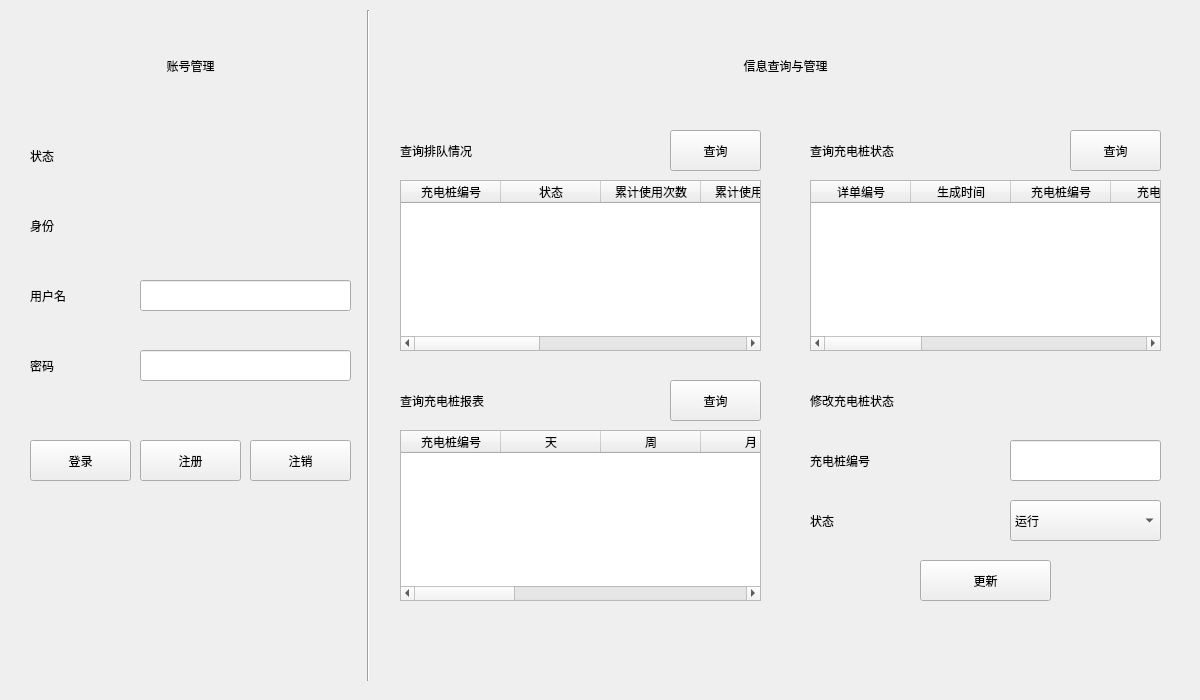
<?xml version="1.0" encoding="UTF-8"?>
<ui version="4.0">
 <class>Form</class>
 <widget class="QWidget" name="Form">
  <property name="geometry">
   <rect>
    <x>0</x>
    <y>0</y>
    <width>1200</width>
    <height>700</height>
   </rect>
  </property>
  <property name="minimumSize">
   <size>
    <width>1200</width>
    <height>700</height>
   </size>
  </property>
  <property name="maximumSize">
   <size>
    <width>1200</width>
    <height>700</height>
   </size>
  </property>
  <property name="mouseTracking">
   <bool>false</bool>
  </property>
  <property name="windowTitle">
   <string>充电计费管理员客户端</string>
  </property>
  <property name="autoFillBackground">
   <bool>false</bool>
  </property>
  <widget class="QWidget" name="account" native="true">
   <property name="geometry">
    <rect>
     <x>20</x>
     <y>10</y>
     <width>341</width>
     <height>671</height>
    </rect>
   </property>
   <property name="cursor">
    <cursorShape>ArrowCursor</cursorShape>
   </property>
   <property name="mouseTracking">
    <bool>false</bool>
   </property>
   <property name="autoFillBackground">
    <bool>true</bool>
   </property>
   <widget class="QLabel" name="l2">
    <property name="geometry">
     <rect>
      <x>110</x>
      <y>40</y>
      <width>121</width>
      <height>31</height>
     </rect>
    </property>
    <property name="text">
     <string>账号管理</string>
    </property>
    <property name="alignment">
     <set>Qt::AlignCenter</set>
    </property>
   </widget>
   <widget class="QLabel" name="l3">
    <property name="geometry">
     <rect>
      <x>10</x>
      <y>130</y>
      <width>61</width>
      <height>31</height>
     </rect>
    </property>
    <property name="text">
     <string>状态</string>
    </property>
   </widget>
   <widget class="QLabel" name="l4">
    <property name="geometry">
     <rect>
      <x>10</x>
      <y>200</y>
      <width>61</width>
      <height>31</height>
     </rect>
    </property>
    <property name="text">
     <string>身份</string>
    </property>
   </widget>
   <widget class="QLabel" name="l5">
    <property name="geometry">
     <rect>
      <x>10</x>
      <y>270</y>
      <width>71</width>
      <height>31</height>
     </rect>
    </property>
    <property name="text">
     <string>用户名</string>
    </property>
   </widget>
   <widget class="QLabel" name="l1">
    <property name="geometry">
     <rect>
      <x>10</x>
      <y>340</y>
      <width>71</width>
      <height>31</height>
     </rect>
    </property>
    <property name="text">
     <string>密码</string>
    </property>
   </widget>
   <widget class="QLineEdit" name="userName">
    <property name="geometry">
     <rect>
      <x>120</x>
      <y>270</y>
      <width>211</width>
      <height>31</height>
     </rect>
    </property>
   </widget>
   <widget class="QLineEdit" name="password">
    <property name="geometry">
     <rect>
      <x>120</x>
      <y>340</y>
      <width>211</width>
      <height>31</height>
     </rect>
    </property>
   </widget>
   <widget class="QLabel" name="userState">
    <property name="geometry">
     <rect>
      <x>120</x>
      <y>130</y>
      <width>171</width>
      <height>31</height>
     </rect>
    </property>
    <property name="text">
     <string></string>
    </property>
   </widget>
   <widget class="QLabel" name="userIdentity">
    <property name="geometry">
     <rect>
      <x>120</x>
      <y>200</y>
      <width>171</width>
      <height>31</height>
     </rect>
    </property>
    <property name="text">
     <string></string>
    </property>
   </widget>
   <widget class="QPushButton" name="logoutBtn">
    <property name="geometry">
     <rect>
      <x>230</x>
      <y>430</y>
      <width>101</width>
      <height>41</height>
     </rect>
    </property>
    <property name="text">
     <string>注销</string>
    </property>
   </widget>
   <widget class="QPushButton" name="loginBtn">
    <property name="geometry">
     <rect>
      <x>10</x>
      <y>430</y>
      <width>101</width>
      <height>41</height>
     </rect>
    </property>
    <property name="text">
     <string>登录</string>
    </property>
   </widget>
   <widget class="QPushButton" name="registBtn">
    <property name="geometry">
     <rect>
      <x>120</x>
      <y>430</y>
      <width>101</width>
      <height>41</height>
     </rect>
    </property>
    <property name="text">
     <string>注册</string>
    </property>
   </widget>
  </widget>
  <widget class="QWidget" name="info" native="true">
   <property name="geometry">
    <rect>
     <x>380</x>
     <y>10</y>
     <width>811</width>
     <height>671</height>
    </rect>
   </property>
   <widget class="QLabel" name="label">
    <property name="geometry">
     <rect>
      <x>320</x>
      <y>40</y>
      <width>171</width>
      <height>31</height>
     </rect>
    </property>
    <property name="text">
     <string>信息查询与管理</string>
    </property>
    <property name="alignment">
     <set>Qt::AlignCenter</set>
    </property>
   </widget>
   <widget class="QWidget" name="queue" native="true">
    <property name="geometry">
     <rect>
      <x>10</x>
      <y>110</y>
      <width>381</width>
      <height>241</height>
     </rect>
    </property>
    <widget class="QLabel" name="label_2">
     <property name="geometry">
      <rect>
       <x>10</x>
       <y>10</y>
       <width>141</width>
       <height>41</height>
      </rect>
     </property>
     <property name="text">
      <string>查询排队情况</string>
     </property>
    </widget>
    <widget class="QPushButton" name="queueBtn">
     <property name="geometry">
      <rect>
       <x>280</x>
       <y>10</y>
       <width>91</width>
       <height>41</height>
      </rect>
     </property>
     <property name="text">
      <string>查询</string>
     </property>
    </widget>
    <widget class="QTableWidget" name="queueTable">
     <property name="geometry">
      <rect>
       <x>10</x>
       <y>60</y>
       <width>361</width>
       <height>171</height>
      </rect>
     </property>
     <column>
      <property name="text">
       <string>充电桩编号</string>
      </property>
     </column>
     <column>
      <property name="text">
       <string>状态</string>
      </property>
     </column>
     <column>
      <property name="text">
       <string>累计使用次数</string>
      </property>
     </column>
     <column>
      <property name="text">
       <string>累计使用时间</string>
      </property>
     </column>
     <column>
      <property name="text">
       <string>累计充电电量</string>
      </property>
     </column>
     <column>
      <property name="text">
       <string>累计充电费用</string>
      </property>
     </column>
     <column>
      <property name="text">
       <string>累计服务费用</string>
      </property>
     </column>
     <column>
      <property name="text">
       <string>累计费用</string>
      </property>
     </column>
    </widget>
   </widget>
   <widget class="QWidget" name="pileStateSearch" native="true">
    <property name="geometry">
     <rect>
      <x>420</x>
      <y>110</y>
      <width>371</width>
      <height>241</height>
     </rect>
    </property>
    <widget class="QLabel" name="label_3">
     <property name="geometry">
      <rect>
       <x>10</x>
       <y>10</y>
       <width>171</width>
       <height>41</height>
      </rect>
     </property>
     <property name="text">
      <string>查询充电桩状态</string>
     </property>
    </widget>
    <widget class="QPushButton" name="pileStateBtn">
     <property name="geometry">
      <rect>
       <x>270</x>
       <y>10</y>
       <width>91</width>
       <height>41</height>
      </rect>
     </property>
     <property name="text">
      <string>查询</string>
     </property>
    </widget>
    <widget class="QTableWidget" name="pileStateTable">
     <property name="geometry">
      <rect>
       <x>10</x>
       <y>60</y>
       <width>351</width>
       <height>171</height>
      </rect>
     </property>
     <column>
      <property name="text">
       <string>详单编号</string>
      </property>
     </column>
     <column>
      <property name="text">
       <string>生成时间</string>
      </property>
     </column>
     <column>
      <property name="text">
       <string>充电桩编号</string>
      </property>
     </column>
     <column>
      <property name="text">
       <string>充电电量</string>
      </property>
     </column>
     <column>
      <property name="text">
       <string>充电时长</string>
      </property>
     </column>
     <column>
      <property name="text">
       <string>启动时间</string>
      </property>
     </column>
     <column>
      <property name="text">
       <string>停止时间</string>
      </property>
     </column>
     <column>
      <property name="text">
       <string>充电费用</string>
      </property>
     </column>
     <column>
      <property name="text">
       <string>服务费用</string>
      </property>
     </column>
     <column>
      <property name="text">
       <string>总费用</string>
      </property>
     </column>
    </widget>
   </widget>
   <widget class="QWidget" name="pileList" native="true">
    <property name="geometry">
     <rect>
      <x>10</x>
      <y>360</y>
      <width>381</width>
      <height>241</height>
     </rect>
    </property>
    <widget class="QLabel" name="label_4">
     <property name="geometry">
      <rect>
       <x>10</x>
       <y>10</y>
       <width>171</width>
       <height>41</height>
      </rect>
     </property>
     <property name="text">
      <string>查询充电桩报表</string>
     </property>
    </widget>
    <widget class="QPushButton" name="pileListBtn">
     <property name="geometry">
      <rect>
       <x>280</x>
       <y>10</y>
       <width>91</width>
       <height>41</height>
      </rect>
     </property>
     <property name="text">
      <string>查询</string>
     </property>
    </widget>
    <widget class="QTableWidget" name="pileListTable">
     <property name="geometry">
      <rect>
       <x>10</x>
       <y>60</y>
       <width>361</width>
       <height>171</height>
      </rect>
     </property>
     <column>
      <property name="text">
       <string>充电桩编号</string>
      </property>
     </column>
     <column>
      <property name="text">
       <string>天</string>
      </property>
     </column>
     <column>
      <property name="text">
       <string>周</string>
      </property>
     </column>
     <column>
      <property name="text">
       <string>月</string>
      </property>
     </column>
     <column>
      <property name="text">
       <string>累计使用次数</string>
      </property>
     </column>
     <column>
      <property name="text">
       <string>累计充电时长</string>
      </property>
     </column>
     <column>
      <property name="text">
       <string>累计充电电量</string>
      </property>
     </column>
     <column>
      <property name="text">
       <string>累计充电费用</string>
      </property>
     </column>
     <column>
      <property name="text">
       <string>累计服务费用</string>
      </property>
     </column>
     <column>
      <property name="text">
       <string>累计费用</string>
      </property>
     </column>
    </widget>
   </widget>
   <widget class="QWidget" name="pileStateUpdate" native="true">
    <property name="geometry">
     <rect>
      <x>420</x>
      <y>360</y>
      <width>371</width>
      <height>241</height>
     </rect>
    </property>
    <widget class="QLabel" name="label_5">
     <property name="geometry">
      <rect>
       <x>10</x>
       <y>10</y>
       <width>171</width>
       <height>41</height>
      </rect>
     </property>
     <property name="text">
      <string>修改充电桩状态</string>
     </property>
    </widget>
    <widget class="QLabel" name="label_6">
     <property name="geometry">
      <rect>
       <x>10</x>
       <y>70</y>
       <width>171</width>
       <height>41</height>
      </rect>
     </property>
     <property name="text">
      <string>充电桩编号</string>
     </property>
    </widget>
    <widget class="QLabel" name="label_7">
     <property name="geometry">
      <rect>
       <x>10</x>
       <y>130</y>
       <width>171</width>
       <height>41</height>
      </rect>
     </property>
     <property name="text">
      <string>状态</string>
     </property>
    </widget>
    <widget class="QLineEdit" name="pileNum">
     <property name="geometry">
      <rect>
       <x>210</x>
       <y>70</y>
       <width>151</width>
       <height>41</height>
      </rect>
     </property>
    </widget>
    <widget class="QComboBox" name="switchState">
     <property name="geometry">
      <rect>
       <x>210</x>
       <y>130</y>
       <width>151</width>
       <height>41</height>
      </rect>
     </property>
     <item>
      <property name="text">
       <string>运行</string>
      </property>
     </item>
     <item>
      <property name="text">
       <string>关机</string>
      </property>
     </item>
     <item>
      <property name="text">
       <string>故障</string>
      </property>
     </item>
    </widget>
    <widget class="QPushButton" name="updateBtn">
     <property name="geometry">
      <rect>
       <x>120</x>
       <y>190</y>
       <width>131</width>
       <height>41</height>
      </rect>
     </property>
     <property name="text">
      <string>更新</string>
     </property>
    </widget>
   </widget>
  </widget>
  <widget class="Line" name="line">
   <property name="geometry">
    <rect>
     <x>360</x>
     <y>10</y>
     <width>16</width>
     <height>671</height>
    </rect>
   </property>
   <property name="orientation">
    <enum>Qt::Vertical</enum>
   </property>
  </widget>
 </widget>
 <resources/>
 <connections/>
</ui>
